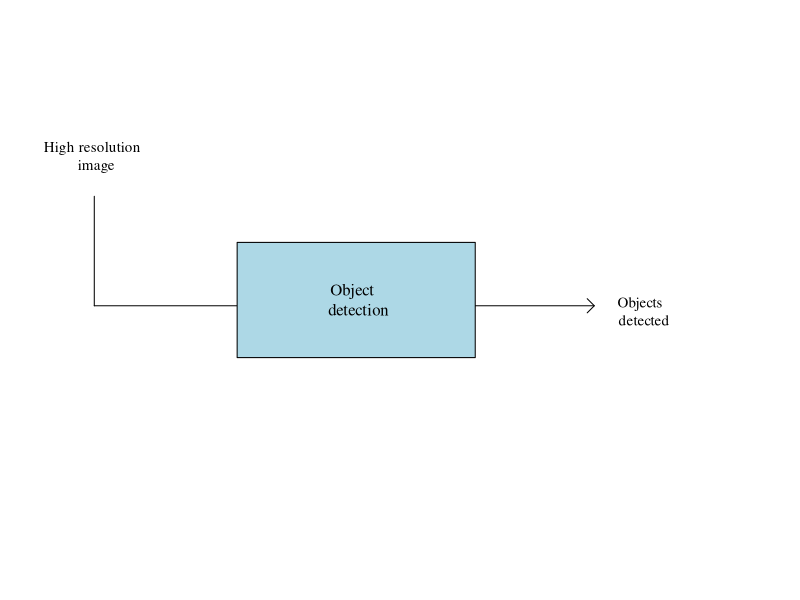
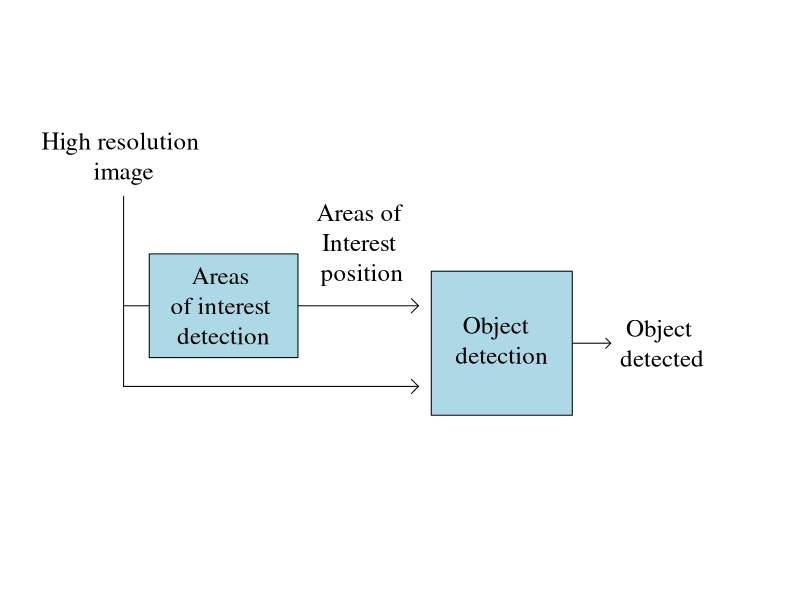
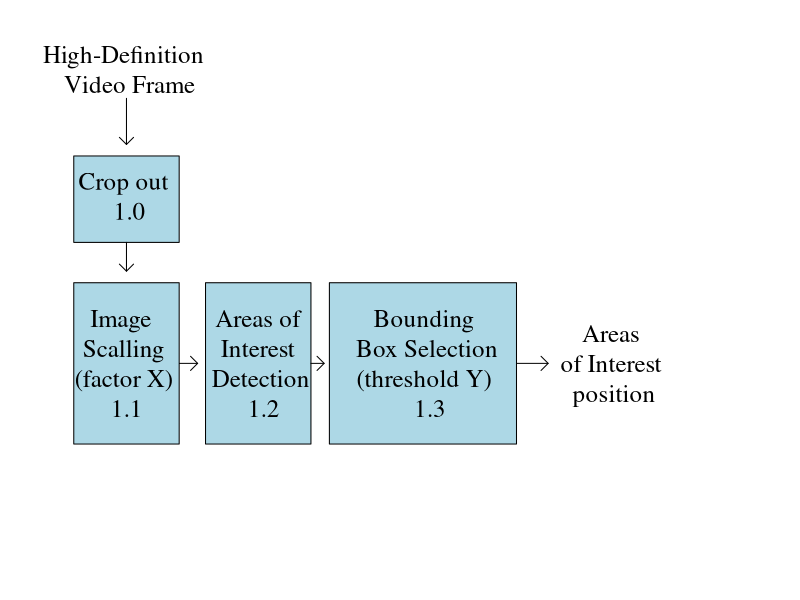
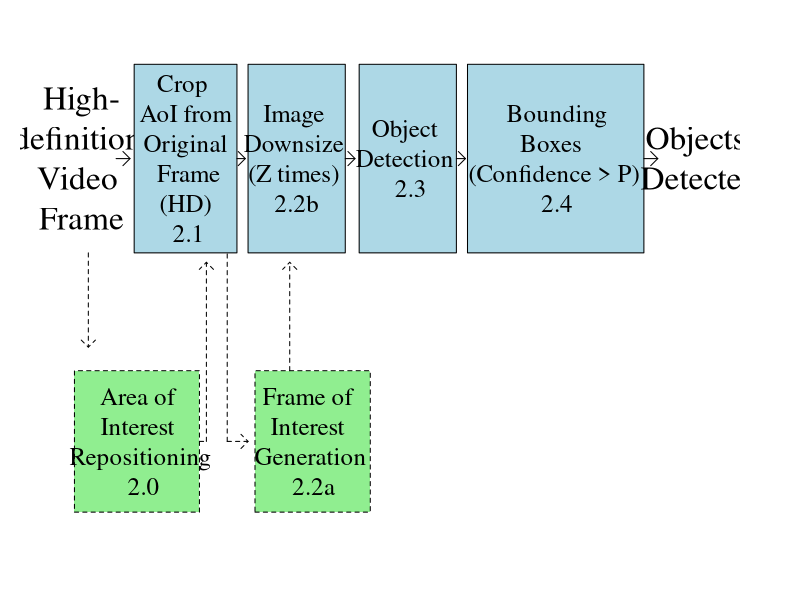
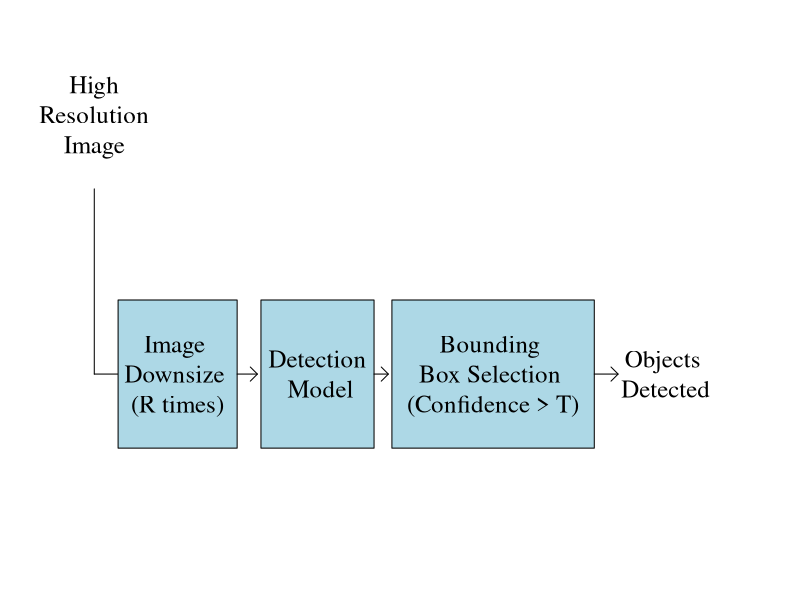
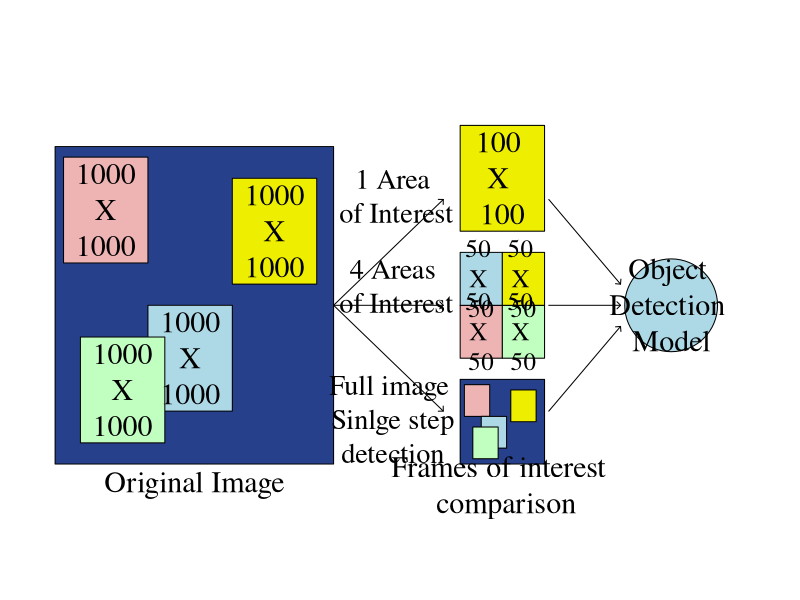
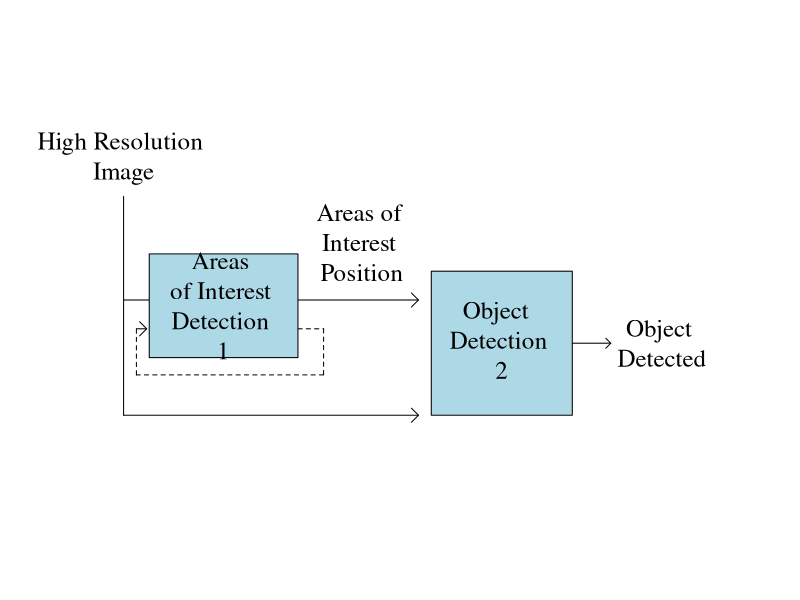

Reproduce these figures in R, in order. (Note: this script raises an error after producing the figures.)
par()$mar

############diagrama figura 1#########

jpeg ("Diagram.jpeg", width = 500)
par(mar= c(1, 1, 1, 3),bty="n", xaxt="n", family="serif", yaxt="n")
plot(x = c(-1,25), y = c(1,10), type="n", xlab = "",
     ylab="")
text("High resolution \nimage", x=2, y = 8, cex= 1.5)
segments(2,7.3,y1=4)
arrows(x0 = 2, y0 = 5.4, x1 = 13.5, 
       col = "black", length = 0.1, angle = 45)
arrows(x0 = 2, y0 = 4, x1 = 13.5, 
       col = "black", length = 0.1, angle = 45)
rect(xleft=3, ybottom=4.5, xright=8.8, ytop=6.3, density = NULL, angle = 45,
     col = "lightblue", border = NULL, lty = par("lty"), lwd = par("lwd"))
text("Areas \nof interest \ndetection", x=5.9, y = 5.4, cex= 1.5)

text("Areas of \nInterest \nposition", x=11.3, y = 6.5, cex= 1.5)
rect(xleft=14, ybottom=3.5, xright=19.5, ytop=6, density = NULL, angle = 45,
     col = "lightblue", border = NULL, lty = par("lty"), lwd = par("lwd"))
text("Object  \ndetection", x=16.75, y = 4.8, cex= 1.5)
arrows(x0 = 19.5, y0 = 4.75, x1 = 21, 
       col = "black", length = 0.07, angle = 45)
text("Object \ndetected", x=23, y = 4.75, cex= 1.5)
dev.off()


############diagrama figura 2#########

par(mar= c(1, 1, 1, 3),bty="n", xaxt="n", family="serif", yaxt="n")
plot(x = c(1,15), y = c(1,10), type="n", xlab = "",
     ylab="")
text("High resolution \n image", x=2, y = 8, cex= 0.9)
segments(2,7.3,y1=5.4)
arrows(x0 = 2, y0 = 5.4, x1 = 12.5, 
       col = "black", length = 0.1, angle = 45)
rect(xleft=5, ybottom=4.5, xright=10, ytop=6.5, density = NULL, angle = 45,
     col = "lightblue", border = NULL, lty = par("lty"), lwd = par("lwd"))
text("Object  \n detection", x=7.5, y = 5.5, cex= 1)
text("Objects \n detected", x=13.5, y = 5.3, cex= 0.9)

############diagrama figura 3#########
jpeg ("Diagram3.jpeg", width = 600)
par(mar= c(1, 1, 1, 2),bty="n", xaxt="n", 
    family="serif", yaxt="n")
plot(x = c(-1,25), y = c(1,10), 
     type="n", xlab = "",ylab="")
text("High-Definition \n Video Frame", x=2, y = 9.5, cex= 1.5)
arrows(x0 = 2, y0 = 9, y1 = 8.2, 
       col = "black", length = 0.1, angle = 45)
rect(xleft=0, ybottom=6.5, xright=4, ytop=8, density = NULL, angle = 45,
     col = "lightblue", border = NULL, lty = par("lty"), lwd = par("lwd"))
arrows(x0 = 2, y0 = 6.5, y1 = 6, 
       col = "black", length = 0.1, angle = 45)
text("Crop out \n 1.0", x=2, y = 7.3, cex= 1.5)
arrows(x0 = 2, y0 = 4.4, x1 = 4.7, 
       col = "black", length = 0.1, angle = 45)
rect(xleft=0, ybottom=3, xright=4, ytop=5.8, density = NULL, angle = 45,
     col = "lightblue", border = NULL, lty = par("lty"), lwd = par("lwd"))
text("Image \n Scalling \n (factor X) \n 1.1", 
     x=1.9, y = 4.4, cex= 1.5)
rect(xleft=5, ybottom=3, xright=9, ytop=5.8, density = NULL, angle = 45,
     col = "lightblue", border = NULL, lty = par("lty"), lwd = par("lwd"))
arrows(x0 = 9, y0 = 4.4, x1 = 9.5, 
       col = "black", length = 0.1, angle = 45)
text("Areas of \nInterest \n Detection \n 1.2", 
     x=7.1, y =  4.4, cex= 1.5)
rect(xleft=9.7, ybottom=3, xright=16.8, ytop=5.8, density = NULL, angle = 45,
     col = "lightblue", border = NULL, lty = par("lty"), lwd = par("lwd"))
text("Bounding \n Box Selection \n (threshold Y)  \n 1.3", 
     x=13.4, y =  4.4, cex= 1.5)
arrows(x0 = 16.8, y0 = 4.4, x1 = 18, 
       col = "black", length = 0.1, angle = 45)
text("Areas \nof Interest \nposition", x=20.5, y = 4.4, cex= 1.5)
dev.off()



############diagrama figura 4#########

jpeg ("Diagram4.jpeg", width = 1000)
par(mar= c(1, 1, 1, 3),bty="n", xaxt="n", family="serif", yaxt="n")
plot(x = c(-3,45), y = c(1,12), type="n", xlab = "",
     ylab="")
text("High-\ndefinition \nVideo \nFrame", x=-0.5, y = 9.5, cex= 2)
arrows(x0 = 2, y0 = 9.5, x1 = 3, 
       col = "black", length = 0.1, angle = 45)
arrows(x0 = 0, y0 = 7.5, y1 = 5.5, 
       col = "black", length = 0.1, angle = 45,lty=2)
rect(xleft=3.3, ybottom=7.5, xright=10.7, ytop=11.5, density = NULL, angle = 45,
     col = "lightblue", border = NULL, lty = par("lty"), lwd = par("lwd"))
segments(10,3.5,y1=7.5, lty=2)
arrows(x0 = 10, y0 = 3.5, x1 = 11.5, 
       col = "black", length = 0.1, angle = 45, lty=2)
text("Crop \n AoI from \nOriginal\n Frame\n (HD) \n 2.1",
     x=7, y = 9.5, cex= 1.5)
arrows(x0 = 10.7, y0 = 9.5, x1 = 11.3, 
       col = "black", length = 0.1, angle = 45)
rect(xleft=11.5, ybottom=7.5, xright=18.5, ytop=11.5, density = NULL, angle = 45,
     col = "lightblue", border = NULL, lty = par("lty"), lwd = par("lwd"))
text("Image \nDownsize \n(Z times) \n2.2b",
     x=15, y = 9.5, cex= 1.5)
arrows(x0 = 18.5, y0 = 9.5, x1 = 19.2, 
       col = "black", length = 0.1, angle = 45)
rect(xleft=19.5, ybottom=7.5, xright=26.5, ytop=11.5, density = NULL, angle = 45,
     col = "lightblue", border = NULL, lty = par("lty"), lwd = par("lwd"))
text("Object \nDetection \n 2.3",
     x=23, y = 9.5, cex= 1.5)
arrows(x0 = 26.5, y0 = 9.5, x1 = 27.15, 
       col = "black", length = 0.1, angle = 45)
rect(xleft=27.3, ybottom=7.5, xright=40, ytop=11.5, density = NULL, angle = 45,
     col = "lightblue", border = NULL, lty = par("lty"), lwd = par("lwd"))
text(" Bounding \nBoxes  \n(Confidence > P) \n2.4",
     x=33.75, y = 9.5, cex= 1.5)
arrows(x0 = 40, y0 = 9.5, x1 = 41, 
       col = "black", length = 0.1, angle = 45)
rect(xleft=-1, ybottom=2, xright=8, ytop=5, density = NULL, angle = 45,
     col = "lightgreen", border = NULL, lty = 2, lwd = par("lwd"))
text("Area of \nInterest \n Repositioning \n 2.0",
     x=3.75, y = 3.5, cex= 1.5)
segments(8,3.5,x1=8.5, lty=2)
arrows(x0 = 8.5, y0 = 3.5, y1 = 7.3, 
       col = "black", length = 0.1, angle = 45,lty=2)
rect(xleft=12, ybottom=2, xright=20.3, ytop=5, density = NULL, angle = 45,
     col = "lightgreen", border = NULL, lty = 2, lwd = par("lwd"))
text("Frame of \nInterest \n Generation \n 2.2a",
     x=16, y = 3.5, cex= 1.5)
arrows(x0 = 14.5, y0 = 5, y1 = 7.3, 
       col = "black", length = 0.1, angle = 45,lty=2)
text("Objects \nDetected",
     x=44, y = 9.5, cex= 2)
dev.off()


############diagrama figura 5#########

jpeg ("diagram5.jpeg", width = 600)
par(mar= c(1, 1, 1, 3),bty="n", xaxt="n", 
    family="serif", yaxt="n")
plot(x = c(-1,55), y = c(1,8), type="n", xlab = "",
     ylab="")
text("High\n Resolution \nImage", x=3, y = 7, cex= 1.5)
segments(3,3.5,y1=6)
arrows(x0 = 3, y0 = 3.5, x1 = 7.3, 
       col = "black", length = 0.1, angle = 45)
rect(xleft=5, ybottom=2.5, xright=15, ytop=4.5, density = NULL, angle = 45,
     col = "lightblue", border = NULL, lty = par("lty"), lwd = par("lwd"))
text("Image \nDownsize \n(R times)", x=10, y = 3.5, cex= 1.5)
arrows(x0 = 15, y0 = 3.5, x1 = 16.7, 
       col = "black", length = 0.1, angle = 45)
rect(xleft=17, ybottom=2.5, xright=26.5, ytop=4.5, density = NULL, angle = 45,
     col = "lightblue", border = NULL, lty = par("lty"), lwd = par("lwd"))
text("Detection \nModel", x=22, y = 3.5, cex= 1.5)
arrows(x0 = 26.5, y0 = 3.5, x1 = 27.7, 
       col = "black", length = 0.1, angle = 45)
rect(xleft=28, ybottom=2.5, xright=45, ytop=4.5, density = NULL, angle = 45,
     col = "lightblue", border = NULL, lty = par("lty"), lwd = par("lwd"))
text("Bounding \nBox Selection \n(Confidence > T)"
     , x=36.5, y = 3.5, cex= 1.5)
arrows(x0 = 45, y0 = 3.5, x1 = 47, 
       col = "black", length = 0.1, angle = 45)
text("Objects \nDetected"
     , x=51, y = 3.5, cex= 1.5)
dev.off()



############diagrama figura 6#########

jpeg ("diagram6.jpeg", width = 1000, height = 700)
par(mar= c(1, 1, 1, 3),bty="n", xaxt="n", family="serif", yaxt="n")
plot(x = c(1,80), y = c(1,50), type="n", xlab = "",
     ylab="")
rect(xleft=2, ybottom=10, xright=35, ytop=40, density = NULL, angle = 45,
     col = "royalblue4", border = NULL, lty = par("lty"), lwd = par("lwd"))
rect(xleft=3, ybottom=29, xright=13, ytop=39, density = NULL, angle = 45,
     col = "rosybrown2", border = NULL, lty = par("lty"), lwd = par("lwd"))
rect(xleft=13, ybottom=15, xright=23, ytop=25, density = NULL, angle = 45,
     col = "lightblue", border = NULL, lty = par("lty"), lwd = par("lwd"))
rect(xleft=5, ybottom=12, xright=15, ytop=22, density = NULL, angle = 45,
     col = "darkseagreen1", border = NULL, lty = par("lty"), lwd = par("lwd"))
rect(xleft=23, ybottom=27, xright=33, ytop=37, density = NULL, angle = 45,
     col = "yellow2", border = NULL, lty = par("lty"), lwd = par("lwd"))
text("1000\nX\n1000"
     , x=8, y = 34, cex= 1.8)
text("1000\nX\n1000"
     , x=28, y = 32, cex= 1.8)
text("1000\nX\n1000"
     , x=10, y = 17, cex= 1.8)
text("1000\nX\n1000"
     , x=18, y = 20, cex= 1.8)
text("Original Image", x=18.5, y=8, cex=1.8)
arrows(x0 = 35, y0 = 25, x1 = 48, y1= 35, 
       col = "black", length = 0.05, angle = 45)
arrows(x0 = 35, y0 = 25, x1 = 48,  
       col = "black", length = 0.05, angle = 45)
arrows(x0 = 35, y0 = 25, x1 = 48, y1= 15, 
       col = "black", length = 0.05, angle = 45)
rect(xleft=50, ybottom=32, xright=60, ytop=42, density = NULL, angle = 45,
     col = "yellow2", border = NULL, lty = par("lty"), lwd = par("lwd"))
text("100 \nX \n100"
     , x=55, y = 37, cex= 1.8)
rect(xleft=50, ybottom=20, xright=55, ytop=25, density = NULL, angle = 45,
     col = "rosybrown2", border = NULL, lty = par("lty"), lwd = par("lwd"))
rect(xleft=50, ybottom=25, xright=55, ytop=30, density = NULL, angle = 45,
     col = "lightblue", border = NULL, lty = par("lty"), lwd = par("lwd"))
rect(xleft=60, ybottom=20, xright=55, ytop=25, density = NULL, angle = 45,
     col = "darkseagreen1", border = NULL, lty = par("lty"), lwd = par("lwd"))
rect(xleft=60, ybottom=25, xright=55, ytop=30, density = NULL, angle = 45,
     col = "yellow2", border = NULL, lty = par("lty"), lwd = par("lwd"))
text("50 \nX \n50"
     , x=52.5, y = 22.5, cex= 1.5)
text("50 \nX \n50"
     , x=52.5, y = 27.5, cex= 1.5)
text("50 \nX \n50"
     , x=57.5, y = 22.5, cex= 1.5)
text("50 \nX \n50"
     , x=57.5, y = 27.5, cex= 1.5)
rect(xleft=50, ybottom=10, xright=60, ytop=18, density = NULL, angle = 45,
     col = "royalblue4", border = NULL, lty = par("lty"), lwd = par("lwd"))
rect(xleft=50.5, ybottom=14.5, xright=53.5, ytop=17.5, density = NULL, angle = 45,
     col = "rosybrown2", border = NULL, lty = par("lty"), lwd = par("lwd"))
rect(xleft=52.5, ybottom=11.5, xright=55.5, ytop=14.5, density = NULL, angle = 45,
     col = "lightblue", border = NULL, lty = par("lty"), lwd = par("lwd"))
rect(xleft=51.5, ybottom=10.5, xright=54.5, ytop=13.5, density = NULL, angle = 45,
     col = "darkseagreen1", border = NULL, lty = par("lty"), lwd = par("lwd"))
rect(xleft=56, ybottom=14, xright=59, ytop=17, density = NULL, angle = 45,
     col = "yellow2", border = NULL, lty = par("lty"), lwd = par("lwd"))
text("Frames of interest \n comparison"
     , x=55, y = 8, cex=1.8)
text("1 Area\n of Interest"
     , x=42, y = 35.3, cex= 1.7)
text("4 Areas\n of Interest"
     , x=42, y = 26.8, cex= 1.7)
text("Full image \n Sinlge step \ndetection"
     , x=42, y = 14.2, cex= 1.7)
arrows(x0 = 60.5, y0 = 15, x1 = 69, y1= 23, 
       col = "black", length = 0.05, angle = 45)
arrows(x0 = 60.5, y0 = 25, x1 = 69,  
       col = "black", length = 0.05, angle = 45)
arrows(x0 = 60.5, y0 = 35, x1 = 69, y1= 27, 
       col = "black", length = 0.05, angle = 45)
symbols(x = 75, y = 25, circles = 5.5, inches = FALSE,
        add = TRUE, 
        bg = "lightblue")
text("Object \nDetection \nModel"
     , x=75, y = 25, cex= 1.8)
dev.off()

############diagrama figura 7#########

jpeg ("Diagram7.jpeg", width = 600)
par(mar= c(1, 1, 1, 3),bty="n", xaxt="n", 
    family="serif", yaxt="n")
plot(x = c(-1,25), y = c(1,10), type="n", xlab = "",
     ylab="")
text("High Resolution \nImage", x=2, y = 8, cex= 1.5)
segments(2,7.3,y1=3.5)
segments(8.8,5,x1=9.8, lty = 2)
segments(9.8,5,y1=4.2, lty = 2)
segments(9.8,4.2,x1=2.5, lty = 2)
segments(2.5,4.2,y1=5, lty=2)
arrows(x0 = 2.5, y0 = 5, x1 = 2.9, 
       col = "black", length = 0.1, angle = 45)
arrows(x0 = 2, y0 = 3.5, x1 = 13.5, 
       col = "black", length = 0.1, angle = 45)
arrows(x0 = 2, y0 = 5.5, x1 = 13.5, 
       col = "black", length = 0.1, angle = 45)
rect(xleft=3, ybottom=4.5, xright=8.8, ytop=6.3, density = NULL, angle = 45,
     col = "lightblue", border = NULL, lty = par("lty"), lwd = par("lwd"))
text("Areas \nof Interest \nDetection \n1", x=5.9, y = 5.4, cex= 1.5)

text("Areas of \nInterest \nPosition", x=11.3, y = 6.5, cex= 1.5)
rect(xleft=14, ybottom=3.5, xright=19.5, ytop=6, density = NULL, angle = 45,
     col = "lightblue", border = NULL, lty = par("lty"), lwd = par("lwd"))
text("Object  \nDetection \n2", x=16.75, y = 4.8, cex= 1.5)
arrows(x0 = 19.5, y0 = 4.75, x1 = 21, 
       col = "black", length = 0.07, angle = 45)
text("Object \nDetected", x=23, y = 4.75, cex= 1.5)
dev.off()


all_c = colors()
str_subset(all_c, "blue")
(55+60)/2
(20+25)/2
